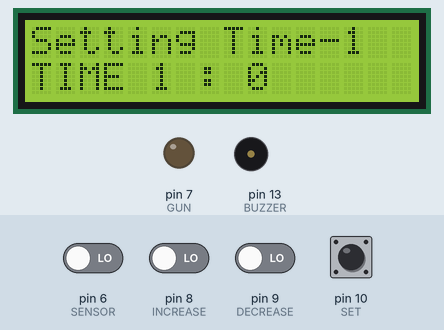
This sketch was run on a simulated Arduino Uno, built with avr-gcc and run on an emulated ATmega328P. Shown: 16×2 character LCD, output pins drawn as LEDs (lit = HIGH), buzzer (waves = sounding, pin HIGH). The inputs (shaded band) are chosen by the test bench; at power-on: pin 6 (SENSOR), pin 8 (INCREASE), pin 9 (DECREASE), pin 10 (SET) LOW. Pins used as bus, display or sensor lines are not drawn; what the sketch prints to the serial monitor is not drawn.

Above: at 2.8 s.
2.9 s: pin 10 (SET) pulled HIGH for 3.2 s
At 7.1 s:
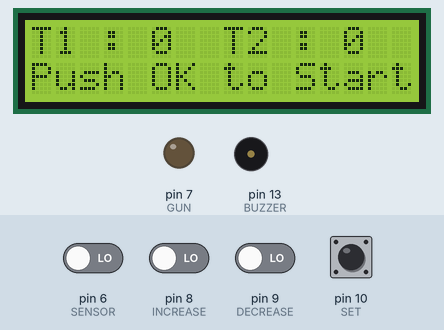
7.9 s: pin 10 (SET) pulled HIGH for 0.15 s
At 10.7 s:
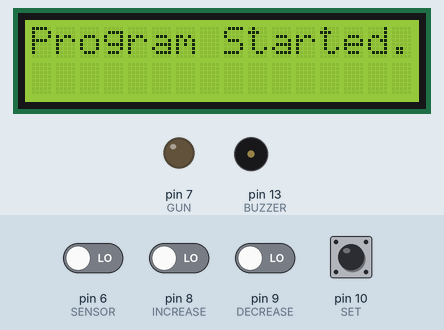
11.0 s: pin 10 (SET) pulled HIGH for 1 s
At 13.9 s:
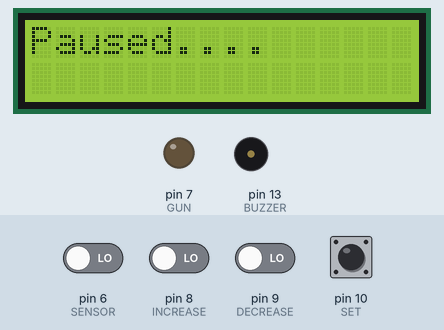
Timing chart, 0 to 15.4 s (numbered marks = the images above; inputs shaded):
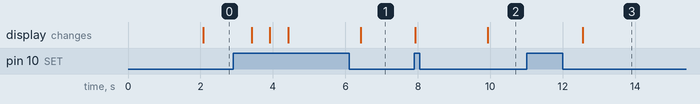

Measured:
- after the input at 2.9 s, the display: first changes after 0.51 s (image 1 shows a later state)
- after the input at 7.9 s, the display: first changes at once (image 2 shows a later state)
- after the input at 11.0 s, the display: changes after 1.5 s (image 3)

The sketch:

welding_with_arduino___lcd.ino
```cpp
/*

  The circuit:
   LCD RS pin to digital pin 12
   LCD Enable pin to digital pin 11
   LCD D4 pin to digital pin 5
   LCD D5 pin to digital pin 4
   LCD D6 pin to digital pin 3
   LCD D7 pin to digital pin 2
   LCD R/W pin to ground
   LCD VSS pin to ground
   LCD VCC pin to 5V
   10K resistor:
   ends to +5V and ground
   wiper to LCD VO pin (pin 3)

*/

// include the library code:
#include <LiquidCrystal.h>

// initialize the library by associating any needed LCD interface pin
// with the arduino pin number it is connected to
const int rs = 12, en = 11, d4 = 5, d5 = 4, d6 = 3, d7 = 2;
LiquidCrystal lcd(rs, en, d4, d5, d6, d7);

int analogPin = A0; // potentiometer wiper (middle terminal) connected to analog pin 3
// outside leads to ground and +5V

const int INCREASE = 8;
const int DECREASE = 9;
const int SET = 10;
const int SENSOR = 6;
const int GUN = 7;
const int BUZZER = 13;
const int LCD = A5;

int Increase_State = LOW;
int Decrease_State = LOW;
int Set_State = LOW;

int time1 = 0;
int time2 = 0;
int value;
int i = 1;

int set_time(int code)
{

  while (Set_State != HIGH)
  {
    Increase_State = digitalRead(INCREASE);
    Decrease_State = digitalRead(DECREASE);
    Set_State = digitalRead(SET);

    if (Increase_State == HIGH)
    {
      value++;
      delay(200);
      lcd.clear();
    }

    else if (Decrease_State == HIGH)
    {
      value--;
      delay(200);
      lcd.clear();
    }

    if (value > 255)
      value = 255;
    else if (value < 0)
      value = 0;

    lcd.setCursor(0, 0);
    lcd.print("Setting Time-");
    lcd.print(code);

    lcd.setCursor(0, 1);
    lcd.print("TIME ");
    lcd.print(code);

    lcd.print(" : ");
    lcd.print(value);
  }
  return value;
}

void continue_gun()
{
  if (digitalRead(SENSOR) == HIGH)
  {
    i++;
    Serial.print("Ball No. : ");
    Serial.println(i);

    lcd.clear();
    lcd.setCursor(0, 0);
    lcd.print("Waiting....");

    delay(time1 );
    for (int x = 0; x < 3; x++)
    {
      digitalWrite(BUZZER, HIGH);
      delay(100);
      digitalWrite(BUZZER, LOW);
      delay(100);
    }
    lcd.noDisplay();
    digitalWrite(LCD, LOW);
    digitalWrite(GUN, HIGH);
    //
    //    lcd.clear();
    //    lcd.setCursor(0, 0);
    //    lcd.print("Rotating....");
    delay(time2);

    digitalWrite(GUN, LOW);
    lcd.display();
    digitalWrite(LCD, HIGH);
    lcd.begin(16, 2);
    lcd.clear();

    while (digitalRead(SENSOR) == HIGH)
    {
      lcd.clear();
      lcd.setCursor(0, 0);
      lcd.print("Release now.");
      digitalWrite(BUZZER, HIGH);
      delay(500);
    }
    // delay(3000);
    digitalWrite(BUZZER, LOW);
    lcd.clear();
  }
  else
    digitalWrite(GUN, LOW);
}


void pause_gun()
{
  while (digitalRead(SET) != HIGH)
  {
    digitalWrite(LCD, HIGH);
    digitalWrite(GUN, LOW);
    lcd.setCursor(0, 0);
    lcd.print("Paused....");
  }
  return;
}


void setup() {

  Serial.begin(9600);
  pinMode(SENSOR, INPUT);
  pinMode(GUN, OUTPUT);
  pinMode(BUZZER, OUTPUT);
  pinMode(LCD, OUTPUT);

  lcd.begin(16, 2);
  digitalWrite(LCD, HIGH);

  lcd.setCursor(0, 0);
  lcd.print("hello, world!");
  delay(2000);
  lcd.clear();

  lcd.print("Enter Time 1.");
  time1 = set_time(1);
  delay(500);
  lcd.clear();

  Set_State = LOW;
  value = 0;
  delay(500);


  lcd.setCursor(0, 0);
  lcd.print("Enter Time 2.");
  time2 = set_time(2);
  delay(500);
  lcd.clear();

  lcd.setCursor(0, 0);
  lcd.print("T1 : ");
  lcd.print(time1);

  lcd.print("  T2 : ");
  lcd.print(time2);


  delay(2000);

  time1 = time1 * 1000;
  time2 = time2 * 1000;

  Serial.print("Time 1: ");
  Serial.println(time1);
  Serial.print("Time 2: ");

  Serial.println(time2);

  while (digitalRead(SET) == LOW)
  {
    //lcd.clear();
    lcd.setCursor(0, 1);
    lcd.print("Push OK to Start");
    delay(1500);
  }
  lcd.clear();
  lcd.setCursor(0, 0);
  lcd.print("Starting.....");
  delay(2000);
}

void loop() {

  Set_State = digitalRead(SET);
  lcd.setCursor(0, 0);
  lcd.print("Program Started.");

  if (Set_State == HIGH)
  {
    delay(1500);
    lcd.clear();
    Serial.println("Gun is Paused....");
    pause_gun();
    lcd.clear();
    delay(1500);
  }

  if (Set_State == LOW)
  {
    Serial.println("Gun is running Continue......");
    continue_gun();
  }
}
```
